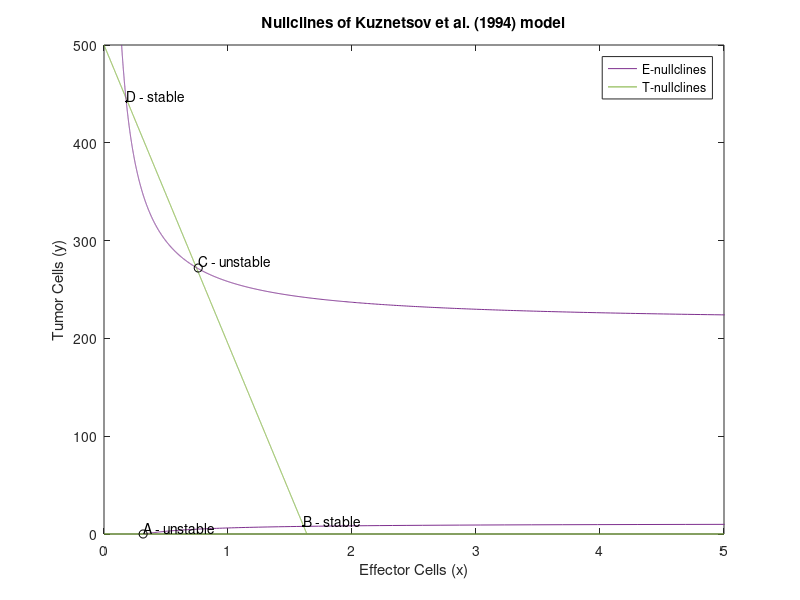

Recreate this plot in MATLAB.
% variables
alpha = 1.636;
beta = 2*10^(-3);
sigma = 0.1181;
delta = 0.3643;
mu = 0.00311;
rho = 1.131;
eta = 20.19; 

% E-nullcline function
efunc = @(y) sigma./(delta + mu.*y - ((rho.*y)./(eta + y)));

% E-nullcline func plot pt.1
y = 0:0.1:10;
plot(efunc(y), y, 'Color',[0.4940 0.1840 0.5560])
hold on

% T-nullcline (first one)
y=500:-0.1:0;
tfunc = @(y) alpha.*(1 - beta.*y);
plot(tfunc(y), y, 'Color', [0.4660 0.6740 0.1880])

% E-nullcline func plot pt.2
y=500:-0.1:220;
plot(efunc(y), y, 'Color',[0.4940 0.1840 0.5560])

% T-nullcline (second one)
x = 0:1:5;
plot(x,zeros(size(x)), 'Color', [0.4660 0.6740 0.1880]) 

% plot intersection points
labels_saddle = {'A - unstable','C - unstable'};
labels_steady = {'B - stable','D - stable'};
es = [0.3155 0.76];
ts = [0 272];

ed = [1.6093 0.1825];
td = [8.158 442.2];

plot(es, ts, 'o', 'Color', 'black') 
plot(ed, td, '.', 'Color', 'black') 


text(es, ts, labels_saddle, 'VerticalAlignment','bottom','HorizontalAlignment','left');
text(ed, td, labels_steady, 'VerticalAlignment','bottom','HorizontalAlignment','left');
title('Nullclines of Kuznetsov et al. (1994) model')
legend('E-nullclines','T-nullclines')
axis([0 5 0 500])
xlabel('Effector Cells (x)')
ylabel('Tumor Cells (y)')